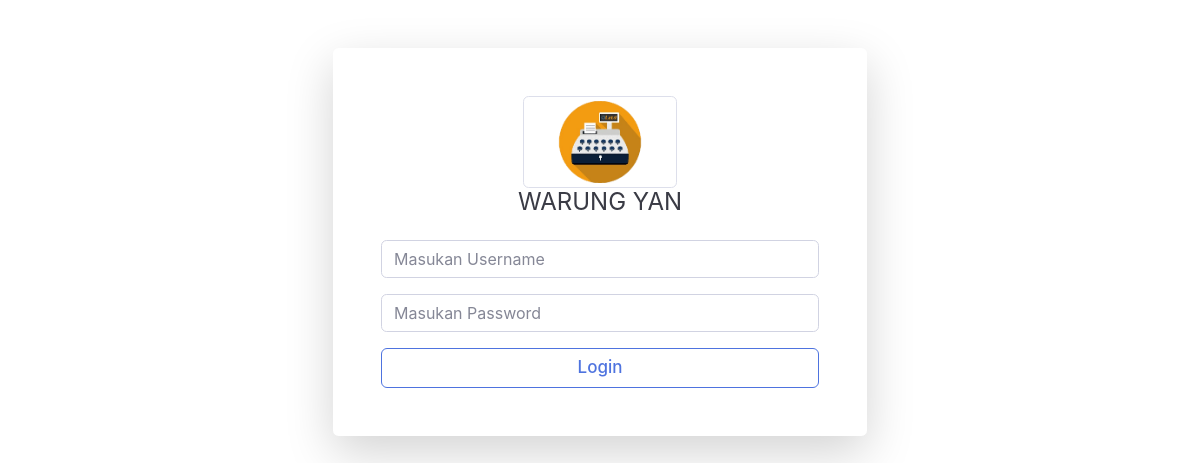
The page /login.php on the database its author committed.
### tables this page shows
CREATE TABLE `profil_aplikasi` (
  `id` int(11) NOT NULL,
  `nama_aplikasi` varchar(30) NOT NULL,
  `alamat` varchar(100) NOT NULL,
  `no_telp` char(14) NOT NULL,
  `logo` varchar(100) NOT NULL
);

### login.php (the view, shortened to what this page needs)
<!DOCTYPE html>
<html lang="en">
<head>
  <link href="assets/vendor/fontawesome-free/css/all.min.css" rel="stylesheet" type="text/css">
  <link href="assets/font/font.css" rel="stylesheet" type="text/css">
  <link href="assets/css/sb-admin-2.min.css" rel="stylesheet">
</head>
  <div class="container">
    <div class="row justify-content-center">
      <div class="col-xl-6 col-lg-12 col-md-9">
        <div class="card o-hidden border-0 shadow-lg my-5">
          <div class="card-body p-0">
            <?php
            include 'config/database.php';
            $hasil = mysqli_query($kon, "select * from profil_aplikasi order by nama_aplikasi desc limit 1");
            $data = mysqli_fetch_array($hasil);
            ?>
            <div class="row">
              <div class="col-lg-12">
                <div class="p-5">
                  <div class="text-center">
                    <img src="page/aplikasi/logo/<?php echo $data['logo']; ?>" id="preview" width="35%" class="img-thumbnail">
                    <h1 class="h4 text-gray-900 mb-4"><?php echo strtoupper($data['nama_aplikasi']); ?></h1>
                  </div>
                  <form action="<?php echo $_SERVER["PHP_SELF"]; ?>" method="post">
                    <div class="form-group">
                      <input type="text" class="form-control form-control-user" name="username" placeholder="Masukan Username" required>
                    </div>
                    <div class="form-group">
                      <input type="password" class="form-control form-control-user" name="password" placeholder="Masukan Password" required>
                    </div>
                    <button type="submit" class="btn btn-login btn-user btn-block">Login</button>
                  </form>
                </div>
              </div>
            </div>
          </div>
        </div>
      </div>
    </div>
  </div>
</body>
</html>

### rows shown on the page
profil_aplikasi: logo (picture), nama_aplikasi "WARUNG YAN"
